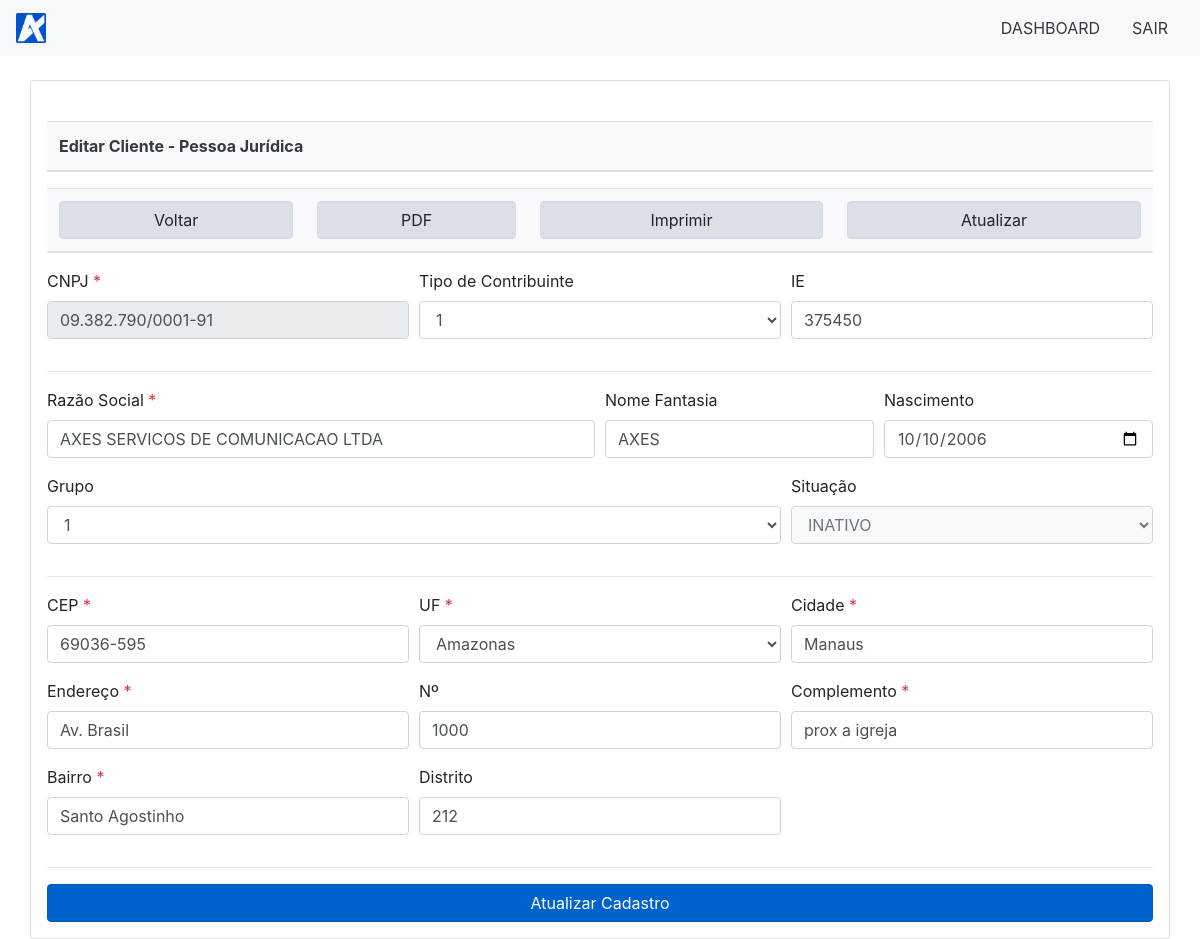
Page /view/editarClientePJ.php?id=09.382.790/0001-91 (signed in) on the committed database.
### tables this page shows
CREATE TABLE `clientespj` (
  `ID` int(11) NOT NULL,
  `CNPJ` varchar(255) NOT NULL,
  `TipoContribuinte` int(10) DEFAULT NULL,
  `IE` varchar(10) DEFAULT NULL,
  `razaoSocial` varchar(255) NOT NULL,
  `nomeFantasia` varchar(20) DEFAULT NULL,
  `nascimento` date DEFAULT NULL,
  `grupo` varchar(20) DEFAULT NULL,
  `situacao` varchar(20) DEFAULT NULL,
  `cep` varchar(20) DEFAULT NULL,
  `uf` varchar(20) DEFAULT NULL,
  `cidade` varchar(20) DEFAULT NULL,
  `endereco` varchar(255) DEFAULT NULL,
  `numero` varchar(10) DEFAULT NULL,
  `complemento` varchar(255) DEFAULT NULL,
  `bairro` varchar(30) DEFAULT NULL,
  `distrito` varchar(20) DEFAULT NULL
);

### model/consultaPJ.php (called while the page is built, shortened)
<?php
		$id=$_GET['id'];
		$sql = "SELECT * FROM clientespj WHERE CNPJ='$id'";
		$result = $conn->query($sql);
		if ($result->num_rows > 0) {
		    while($row = $result->fetch_assoc()) {
		        $CNPJ = $row["CNPJ"];
				$IE = $row["IE"];
				$razaoSocial = $row["razaoSocial"];
				$nomeFantasia = $row["nomeFantasia"];
				$nascimento = $row["nascimento"];
				$cep = $row["cep"];
				$cidade = $row["cidade"];
				$endereco = $row["endereco"];
				$numero = $row["numero"];
				$complemento = $row["complemento"];
				$bairro = $row["bairro"];
				$distrito = $row["distrito"];
		    }
		} else {
		    echo "0 results";
		}
?>

### view/editarClientePJ.php (the view, shortened to what this page needs)
<?php
	require "../model/conectaBD.php";
	require "../model/consultaPJ.php";
?>
<!DOCTYPE html>
<html>
<head>
	<link rel="stylesheet" href="css/bootstrap.min.css">
</head>
<body>
	<nav class="navbar navbar-expand-md navbar-light bg-light" >
	  <a class="navbar-brand" href="#">
	    <img src="imgs/axes2.png" width="30" height="30" class="d-inline-block align-top" alt="logo axes">
	  </a>
	  <div class="collapse navbar-collapse justify-content-end" id="navbarSupportedContent">
	  <ul class="nav ">
		  <li class="nav-item">
		    <a class="nav-link active text-dark" href="dashboard.php">DASHBOARD</a>
		  </li>
		  <li class="nav-item">
		    <a class="nav-link text-dark" href="../controller/sairLogin.php">SAIR</a>
		  </li>
		</ul>
	  </div>
	</nav>
	<br>
	<div class="container bg-white card p-3" id="cadForm">
		<br>
		<table class="table">
			 <thead class="bg-light">
			    <tr>
			      <th scope="col" class="text-dark">Editar Cliente - Pessoa Jurídica</th>
			    </tr>
			  </thead>
	  	</table>
	  	<table class="table">
			 <thead class="bg-light">
			    <tr>
				  <th scope="col" class="text-dark"><a href="listaCliente.php" class="btn btn-light active btn-block">Voltar</a></th>
			      <th scope="col" class="text-dark"><button class="btn btn-light active btn-block" id="toPDF">PDF</button></th>
			      <th scope="col" class="text-dark"><button class="btn btn-light active btn-block" id="toPrint">Imprimir</button></th>
			      <th scope="col" class="text-dark"><button class="btn btn-light active btn-block" onClick="history.go(0)">Atualizar</button></th>
			    </tr>
			  </thead>
		</table>
		<form action="../controller/salvaClientePJ.php" method="POST">
			  <div class="form-row">
			    <div class="col-md-4 mb-3">
			      <label for="validationDefault01">CNPJ<span class="text-danger"> *</span></label>
			      <input type="text" class="form-control" id="validationDefault01" placeholder="digite o CNPJ aqui" name="cnpj" value="<?php echo $CNPJ;?>" readonly required>
			    </div>
			    <div class="col-md-4 mb-3">
			      	<label for="exampleFormControlSelect1">Tipo de Contribuinte</label>
				    <select class="form-control" id="exampleFormControlSelect1" name="tipoPJ">
				      <option>1</option>
				    </select>
			    </div>
			    <div class="col-md-4 mb-3">
			      <label for="validationDefault01">IE</label>
			      <input type="text" class="form-control" id="validationDefault01" placeholder="digite o IE aqui" name="IE" value="<?php echo $IE;?>">
			    </div>
			  </div>
			  <hr>
			  <div class="form-row">
			    <div class="col-md-6 mb-3">
			      <label for="validationDefault03">Razão Social <span class="text-danger"> *</span></label>
			      <input type="text" class="form-control" id="validationDefault03" placeholder="digite a razão social aqui" name="razaoSocial" value="<?php echo $razaoSocial;?>" required>
			    </div>
			    <div class="col-md-3 mb-3">
			      <label for="validationDefault04">Nome Fantasia</label>
			      <input type="text" class="form-control" id="validationDefault04" placeholder="digite o nome fantasia aqui" name="nomeFantasia" value="<?php echo $nomeFantasia;?>" required>
			    </div>
			    <div class="col-md-3 mb-3">
			      <label for="validationDefault05">Nascimento</label>
			      <input type="date" class="form-control" id="validationDefault05" name="dataNasPJ" value="<?php echo $nascimento;?>" required>
			    </div>
			  </div>
			  <div class="form-row">
			    <div class="col-md-8 mb-3">
			      <label for="exampleFormControlSelect1">Grupo</label>
				    <select class="form-control" id="exampleFormControlSelect1" name="grupoPJ">
				      <option>1</option>
				    </select>
			    </div>
			    <div class="col-md-4 mb-3">
			      <label for="validationDefault04">Situação</label>
			      	<select class="form-control text-secondary bg-light" id="exampleFormControlSelect1" name="situacaoPJ">
				      <option class="form-control text-secondary bg-light">INATIVO</option>
					</select>
			  	</div>
			  </div>
			  <hr>
			  <div class="form-row">
			    <div class="col-md-4 mb-3">
			      <label for="validationDefault01">CEP<span class="text-danger"> *</span></label>
			      <input type="text" class="form-control" id="validationDefault01" name="cepPJ" required value="<?php echo $cep;?>">
			    </div>
			    <div class="col-md-4 mb-3">
			      <label for="validationDefault01">UF<span class="text-danger"> *</span></label>
			      <select class="form-control" id="validationDefault01" name="ufPJ" required="true">
						<option value="AM">Amazonas</option>
					</select>
			  	</div>
			  	<div class="col-md-4 mb-3">
			      <label for="validationDefault01">Cidade<span class="text-danger"> *</span></label>
			      <input type="text" class="form-control" id="validationDefault01" name="cidadePJ" value="<?php echo $cidade;?>" required>
			  	</div>
			  </div>
			  <div class="form-row">
			    <div class="col-md-4 mb-3">
			      <label for="validationDefault01">Endereço<span class="text-danger"> *</span></label>
			      <input type="text" class="form-control" id="validationDefault01" name="enderecoPJ" required value="<?php echo $endereco;?>">
			    </div>
			    <div class="col-md-4 mb-3">
			      <label for="validationDefault01">Nº</label>
			      <input type="text" class="form-control" id="validationDefault01" name="numeroPJ" value="<?php echo $numero;?>" required>
			  	</div>
			  	<div class="col-md-4 mb-3">
			      <label for="validationDefault01">Complemento<span class="text-danger"> *</span></label>
			      <input type="text" class="form-control" id="validationDefault01" name="complementoPJ" value="<?php echo $complemento;?>" required>
			  	</div>
			  </div>
			  <div class="form-row">
			    <div class="col-md-4 mb-3">
			      <label for="validationDefault01">Bairro<span class="text-danger"> *</span></label>
			      <input type="text" class="form-control" id="validationDefault01" name="bairroPJ" value="<?php echo $bairro;?>" required>
			    </div>
			    <div class="col-md-4 mb-3">
			      <label for="validationDefault01">Distrito</label>
			      <input type="text" class="form-control" id="validationDefault01" name="distritoPJ" value="<?php echo $distrito;?>" required>
			  	</div>
			  	<div class="col-md-4 mb-3">
			  	</div>
			  </div>
			  <hr>
				<button class="btn btn-primary btn-block active" type="submit">Atualizar Cadastro</button>
		</form>
	</div>
</body>
</html>

### rows in the picture
clientespj: cnpj "09.382.790/0001-91", IE "375450", razaoSocial "AXES SERVICOS DE COMUNICACAO LTDA", nomeFantasia "AXES", dataNasPJ "10/10/2006", cepPJ "69036-595", cidadePJ "Manaus", enderecoPJ "Av. Brasil", numeroPJ "1000", complementoPJ "prox a igreja", bairroPJ "Santo Agostinho", distritoPJ "212"
